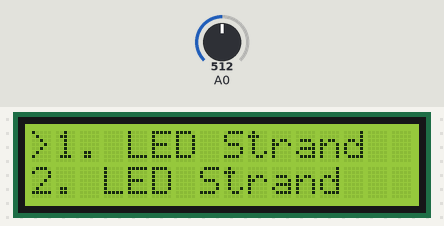
Recording of a sketch running on a simulated Arduino Uno, built with avr-gcc and run on an emulated ATmega328P. Parts: 16×2 character LCD. Inputs (shaded band) come from the test bench; at power-on: A0 = 512. What the sketch prints to the serial monitor is not drawn.

Above: at 0.96 s.
1.3 s: A0 set to 386
4.0 s: A0 set to 366
At 4.44 s:
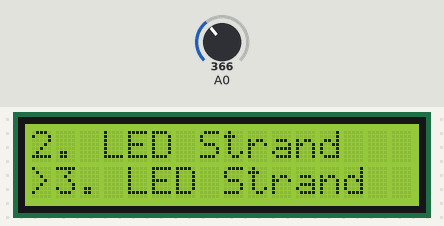
6.8 s: A0 set to 204
9.8 s: A0 set to 176
At 9.97 s:
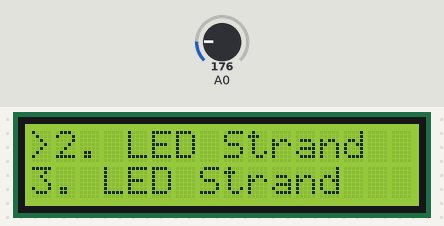
12.8 s: A0 set to 55
14.3 s: A0 set to 44
At 15.7 s:
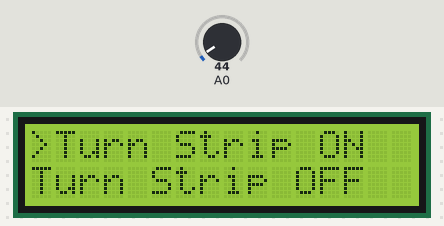

Measured:
- the behaviour switches between 380 and 379 on A0 (found by bisection; images 0 and 1)
- the behaviour switches between 195 and 194 on A0 (found by bisection; images 1 and 2)
- the behaviour switches between 50 and 49 on A0 (found by bisection; images 2 and 3)
- after the input at 4.0 s, the display: first differs from a run without the input after 0.14 s (image 1 shows a later state)
- after the input at 9.8 s, the display: first differs from a run without the input after 0.12 s (image 2)
- after the input at 14.3 s, the display: first changes after 0.14 s (image 3 shows a later state)

The sketch:

LEDstip_LCD_menu_conf_example.ino
```cpp
#include <LiquidCrystal.h>
#include "MenuEntry.h"
#include "MenuLCD.h"
#include "MenuManager.h"

/*
 * This example shows how to connect an 16x2 display similar to this one:
 * https://www.amazon.com/gp/product/B006OVYI1G/
 *
 */

int button = 0 ;
int readKey = 0;

//Edit your particular harware setup here - See LiquidCrystal documentation for details
const int LCDD7 = 7;
const int LCDD6 = 6;
const int LCDD5 = 5;
const int LCDD4 = 4;
const int LCDE  = 9;
const int LCDRS = 8;

//Now create the MenuLCD and MenuManager classes.
MenuLCD g_menuLCD( LCDRS, LCDE, LCDD4, LCDD5, LCDD6, LCDD7, 16, 2);
MenuManager g_menuManager( &g_menuLCD);//pass the g_menuLCD object to the g_menuManager with the & operator.

//Global variables used by the sample application
//when the display is showing user results (e.g. time elapsed), the next "select" should send it back into the menu.

unsigned int g_isDisplaying = false;

// LED CONFIG STRAND 1
byte toggleStrandOne = 1;
int strandOneTheme = 1;
int strandOneSpeed = 100;
int strandOneBrightness = 100;
int strandOneColor = 100;


long g_autoReset = false;

long g_stopMillis = 0;
long g_startMillis = 0;

byte arrow_up[8] = {
  0b00000,
  0b00100,
  0b01110,
  0b10101,
  0b00100,
  0b00100,
  0b00100,
  0b00000
};


/*
 *    1. LED strip
 *    |     |----Choose Theme
 *    |     |----Set Speed
 *    |     |----Set Color
 *    |     |----Set Brightness
 *    |     |----Turn Strand ON
 *    |     |----Turn Strand OFF
 *    |
 *    2. LED strip
 *    |     |----Choose Theme
 *    |     |----Set Speed
 *    |     |----Set Color
 *    |     |----Set Brightness
 *    |     |----Turn Strand ON
 *    |     |----Turn Strand OFF
 *    |

 */


void setupMenus()
{
  g_menuLCD.MenuLCDSetup();
  //Add nodes via a depth-first traversal order
  MenuEntry * p_menuEntryRoot;
  //Add root node
  //MenuEntry( char * menuText, void * userData/*=0*/, MENU_ACTION_CALLBACK_FUNC func);

  p_menuEntryRoot = new MenuEntry("1. LED Strand ", NULL, NULL);
    g_menuManager.addMenuRoot( p_menuEntryRoot );

    //Add "AutoReset"'s children
    //Use the built-in BOOL setting callbacks from MenuEntry.h: MenuEntry_Bool*CallbackFunc
    g_menuManager.addChild( new MenuEntry( "Turn Strip ON",  (void *) (&toggleStrandOne), MenuEntry_BoolTrueCallbackFunc ) );
    g_menuManager.addChild( new MenuEntry( "Turn Strip OFF", (void *) (&toggleStrandOne), MenuEntry_BoolFalseCallbackFunc ) );
    g_menuManager.addChild( new MenuEntry("Set Theme", NULL, SetTheme) );
    g_menuManager.addChild( new MenuEntry("Set Speed", NULL, SetSpeed ));
    g_menuManager.addChild( new MenuEntry("Set Brightness", NULL, SetBrightness ));
    g_menuManager.addChild( new MenuEntry("Set Color", NULL, SetColor ));
    g_menuManager.addChild( new MenuEntry("Back", (void *) &g_menuManager, MenuEntry_BackCallbackFunc) );

    g_menuManager.SelectRoot();
    g_menuManager.addSibling( new MenuEntry("2. LED Strand ", NULL, NULL ) );
    g_menuManager.MenuDown();

    g_menuManager.addChild( new MenuEntry( "Turn Strip ON",  (void *) (&toggleStrandOne), MenuEntry_BoolTrueCallbackFunc ) );
    g_menuManager.addChild( new MenuEntry( "Turn Strip OFF", (void *) (&toggleStrandOne), MenuEntry_BoolFalseCallbackFunc ) );
    g_menuManager.addChild( new MenuEntry("Set Theme", NULL, SetTheme) );
    g_menuManager.addChild( new MenuEntry("Set Speed", NULL, SetSpeed ));
    g_menuManager.addChild( new MenuEntry("Set Brightness", NULL, SetBrightness ));
    g_menuManager.addChild( new MenuEntry("Set Color", NULL, SetColor ));
    g_menuManager.addChild( new MenuEntry("Back", (void *) &g_menuManager, MenuEntry_BackCallbackFunc) );


    g_menuManager.SelectRoot();
    g_menuManager.addSibling( new MenuEntry("3. LED Strand", NULL, NULL ) );
    g_menuManager.MenuDown();

    g_menuManager.addChild( new MenuEntry( "Turn Strip ON",  (void *) (&toggleStrandOne), MenuEntry_BoolTrueCallbackFunc ) );
    g_menuManager.addChild( new MenuEntry( "Turn Strip OFF", (void *) (&toggleStrandOne), MenuEntry_BoolFalseCallbackFunc ) );
    g_menuManager.addChild( new MenuEntry("Set Theme", NULL, SetTheme) );
    g_menuManager.addChild( new MenuEntry("Set Speed", NULL, SetSpeed ));
    g_menuManager.addChild( new MenuEntry("Set Brightness", NULL, SetBrightness ));
    g_menuManager.addChild( new MenuEntry("Set Color", NULL, SetColor ));
    g_menuManager.addChild( new MenuEntry("Back", (void *) &g_menuManager, MenuEntry_BackCallbackFunc) );

//Get the selection state back to the root for startup and to add the last entry
 g_menuManager.SelectRoot();
 g_menuManager.DrawMenu();

 //g_menuLCD.getLCD()->createChar( 0, arrow_up );

}


void setup()
{
  Serial.begin(9600);
  Serial.print("Ready.");
  setupMenus();
}


void loop()
{
  //The example shows using bytes on the serial port to move the menu. You can hook up your buttons or other controls.
 // char incomingByte = 0;
 // if (Serial.available() > 0)
 // {
 //   incomingByte = Serial.read();
 // }

   readKey = analogRead(0);
   if (readKey < 790) {
    delay(100);
    readKey = analogRead(0);
   }
   button = evaluateButton(readKey);

  // Serial.print("Button:");
  // Serial.println(button);

  switch( button ) {

    case 2:
      g_menuManager.DoMenuAction( MENU_ACTION_UP );
      break;

    case 3:
      g_menuManager.DoMenuAction( MENU_ACTION_DOWN );
      break;

    case 1: // right >>

      if( g_isDisplaying )  {
         g_isDisplaying = false;
         g_menuManager.DrawMenu();
      } else {
         g_menuManager.DoMenuAction( MENU_ACTION_SELECT );
      }
      break;

    case 4: // LEFT <<
      g_menuManager.DoMenuAction( MENU_ACTION_BACK );
      break;

    default:
      break;
  }


Serial.print("1. Strand Theme: ");
Serial.println(strandOneTheme);

  /*
   *  option to use the variables and manipulate them ...`
   *  in here
   */
}


// This function is called whenever a button press is evaluated. The LCD shield works by observing a voltage drop across the buttons all hooked up to A0.
int evaluateButton(int x) {
  int result = 0;
  if (x < 50) {
    result = 1; // right
  } else if (x < 195) {
    result = 2; // up
  } else if (x < 380) {
    result = 3; // down
  } else if (x < 790) {
    result = 4; // left
  }
  return result;
}


//This callback uses the built-in Int Input routine in MenuManager.h to request input of a integer number from the
//user.  Control will pass to the DoIntInput function until the user finishes.  the g_timerTime will be set to the
//value the user selects.

void SetTheme( char* pMenuText, void *pUserData ) {
  char *pLabel = "Choose Theme ^";
  int iNumLabelLines = 1;
  int iMin = 1;
  int iMax = 10;
  int iStart = 1;
  //Each user input action (such as a push of button) will step this amount
  int iStep = 1;

  g_menuManager.DoIntInput( iMin, iMax, iStart, iStep, &pLabel, iNumLabelLines, &strandOneTheme );
}


void SetSpeed ( char* pMenuText, void *pUserData ) {
  char *pLabel = "Choose Theme ^";
  int iNumLabelLines = 1;
  int iMin = 1;
  int iMax = 255;
  int iStart = 1;
  //Each user input action (such as a push of button) will step this amount
  int iStep = 5;

  g_menuManager.DoIntInput( iMin, iMax, iStart, iStep, &pLabel, iNumLabelLines, &strandOneSpeed );
}


void SetBrightness ( char* pMenuText, void *pUserData ) {
  char *pLabel = "Brightness ↑";
  int iNumLabelLines = 1;
  int iMin = 1;
  int iMax = 255;
  int iStart = 1;
  //Each user input action (such as a push of button) will step this amount
  int iStep = 5;

  g_menuManager.DoIntInput( iMin, iMax, iStart, iStep, &pLabel, iNumLabelLines, &strandOneBrightness);
}


void SetColor ( char* pMenuText, void *pUserData ) {
  char *pLabel = "Choose Color ^:";
  int iNumLabelLines = 1;
  int iMin = 1;
  int iMax = 255;
  int iStart = 1;
  //Each user input action (such as a push of button) will step this amount
  int iStep = 5;

  g_menuManager.DoIntInput( iMin, iMax, iStart, iStep, &pLabel, iNumLabelLines, &strandOneColor);
}
```
